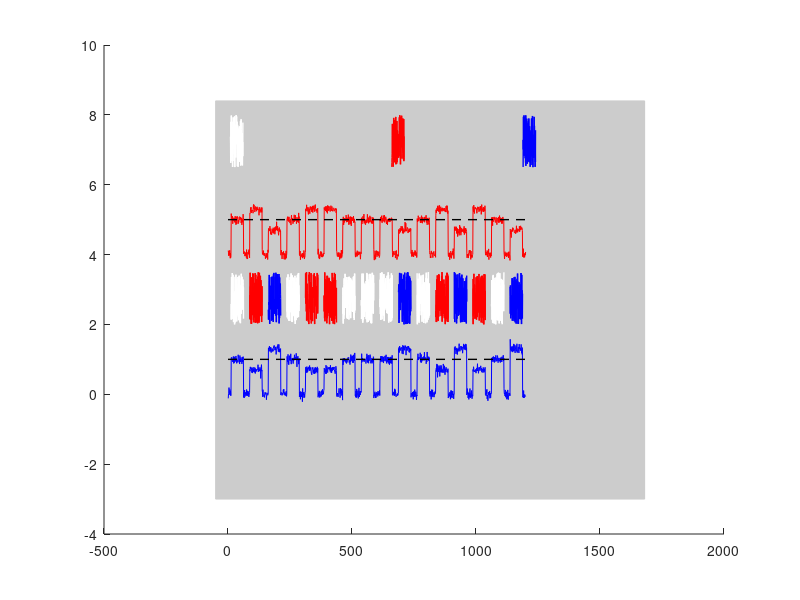

This chart was generated by the following MATLAB code: (Note: this script raises an error after producing the figure.)
x_s = 480;
hold on;
h0 = rectangle('position',[-50 -3 1250+x_s 11.4]);
set(h0,'facecolor',[0.8 0.8 0.8],'edgecolor',[0.8 0.8 0.8])

a = [0,1,-1,0,1,1,0,0,0,-1,0,1,-1,1,0,-1;
    0,-1,1,0,-1,-1,0,0,0,1,0,-1,1,-1,0,1];
stim = ones(16,2) + 0.3 * a';
stim3 = kron(stim,[1;1;0]);
ts = 1 : 1 : 1200;
I = zeros(length(ts),2);
count = 1;
for t = ts
    p = ceil( t / 25 );
    I(count,:) = stim3(p,:)' + 0.07*randn(2,1);
    count = count + 1;
end
I = circshift(I,[12,0]);
plot(ts,I(:,1)+4,'r-','linewidth',0.5)
plot(ts,I(:,2),'b-','linewidth',0.5)
plot([0 1200],[1 1],'--k','linewidth',1);
plot([0 1200],[1 1]+4,'--k','linewidth',1);
h1 = rectangle('position',[0,1.9,1200,1.7]);
set(h1,'facecolor',[0.8 0.8 0.8],'edgecolor',[0.8 0.8 0.8])

for i = 0 : 15
    t1 = i*75+12.5; t2 = i*75 + 62.5;
    ts = 2 + 1.5*rand(101,1);
    p = plot(t1:0.5:t2,ts,'linewidth',1);
    if a(1,i+1) == 0
        set(p,'color','w');
    end
    if a(1,i+1) == 1
        set(p,'color','r');
    end
    if a(1,i+1) == -1
        set(p,'color','b');
    end
end

h3 = rectangle('position',[-460+x_s,6.4,70,1.7]);
set(h3,'facecolor',[0.8 0.8 0.8],'edgecolor',[0.8 0.8 0.8])
ts = 6.5 + 1.5*rand(101,1);
t1 = -470+x_s; plot(t1:0.5:t1+50,ts,'w','linewidth',1);
ts = 6.5 + 1.5*rand(101,1);
t1 = 180+x_s; plot(t1:0.5:t1+50,ts,'r','linewidth',1);
ts = 6.5 + 1.5*rand(101,1);
t1 = 710+x_s; plot(t1:0.5:t1+50,ts,'b','linewidth',1);

% h2 = rectangle('position',[-500,1.75,400,2]);
% set(h2,'facecolor','w','edgecolor','k','linewidth',1.5)
% text(-300,2.75,'Mouse','HorizontalAlignment','center','fontsize',16)
% text(-300,0.75,'Right ear','HorizontalAlignment','center','fontsize',16)
% text(-300,4.75,'Left ear','HorizontalAlignment','center','fontsize',16)

text(-150+x_s,7.25,'White noise','HorizontalAlignment','center','fontsize',font_size)
text(440+x_s,7.25,'Low-pass','HorizontalAlignment','center','fontsize',font_size)
text(980+x_s,7.25,'High-pass','HorizontalAlignment','center','fontsize',font_size)
text(840,-2.5,'Low-pass or High-pass?','HorizontalAlignment','center','fontsize',font_size)
axis([-50 1200+x_s -3 8.4])

ax=gca;
ax.XAxis.Visible='off';
ax.YAxis.Visible='off';









